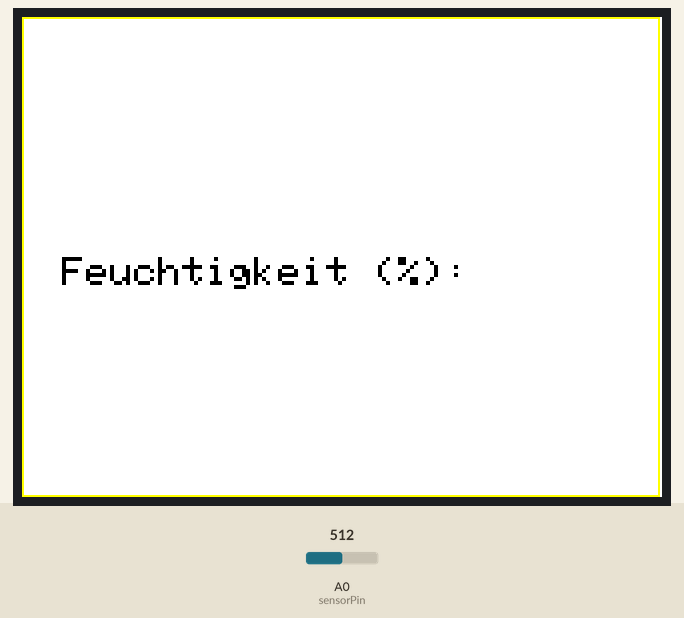
This sketch was run on a simulated Arduino Uno, built with avr-gcc and run on an emulated ATmega328P. Shown: 320×240 colour display. The test bench sets the inputs (shaded band); at power-on: A0 (sensorPin) = 512. What the sketch prints to the serial monitor is not drawn.

Above: at 0.4 s.

The sketch:

grove-moisture-sensor.ino
```cpp
#include <Adafruit_TFTLCD.h>
#include <Adafruit_GFX.h>
#include <TouchScreen.h>

#define LCD_CS A3
#define LCD_CD A2
#define LCD_WR A1
#define LCD_RD A0
#define LCD_RESET A4

#define TS_MINX 122
#define TS_MINY 111
#define TS_MAXX 942
#define TS_MAXY 890

#define YP A3
#define XM A2
#define YM 9
#define XP 8

#define BLACK   0x0000
#define BLUE    0x001F
#define RED     0xF800
#define GREEN   0x07E0
#define CYAN    0x07FF
#define MAGENTA 0xF81F
#define YELLOW  0xFFE0
#define WHITE   0xFFFF

Adafruit_TFTLCD tft(LCD_CS, LCD_CD, LCD_WR, LCD_RD, LCD_RESET);

TouchScreen ts = TouchScreen(XP, YP, XM, YM, 364);

int sensorPin = A0;
int sensorValue = 0;

int map_high = 855;
int map_low = 810;
int percentage;

void setup() {

  // MOISTURE SENSOR
  Serial.begin(9600);

  // TFT TOUCH SCREEN
  tft.reset();
  uint16_t identifier = tft.readID();
  tft.begin(identifier);
  tft.setRotation(1);
  tft.fillScreen(WHITE);
  tft.drawRect(0,0,319,240,YELLOW);

  tft.fillScreen(WHITE);
  tft.drawRect(0,0,319,240,YELLOW);
  tft.setCursor(20,120);
  tft.setTextColor(BLACK);
  tft.setTextSize(2);
  tft.print("Feuchtigkeit (%):");

}

void loop() {

  // MOISTURE SENSOR
  sensorValue = analogRead(sensorPin);
  percentage = map(sensorValue, map_low, map_high, 0, 100);

  delay(200);

  Serial.print("Moisture = " );
  Serial.println(sensorValue);

  if(percentage >= 0 && percentage <= 100) {
    // TFT TOUCH SCREEN
    tft.setCursor(250,120);
    tft.setTextColor(BLACK, WHITE);
    tft.setTextSize(2);
    tft.print(percentage);
  }
}
```
